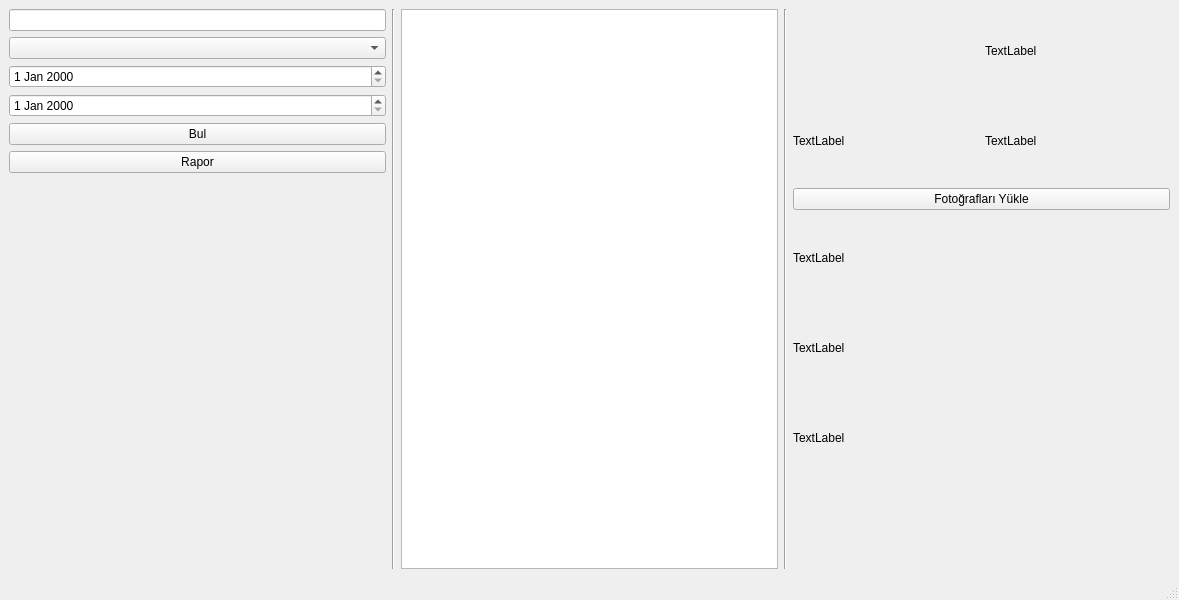
<?xml version="1.0" encoding="UTF-8"?>
<ui version="4.0">
 <class>MainWindow</class>
 <widget class="QMainWindow" name="MainWindow">
  <property name="geometry">
   <rect>
    <x>0</x>
    <y>0</y>
    <width>1179</width>
    <height>600</height>
   </rect>
  </property>
  <property name="windowTitle">
   <string>MainWindow</string>
  </property>
  <widget class="QWidget" name="centralwidget">
   <layout class="QGridLayout" name="gridLayout">
    <item row="0" column="0">
     <layout class="QHBoxLayout" name="horizontalLayout">
      <item>
       <layout class="QVBoxLayout" name="verticalLayout">
        <item>
         <layout class="QVBoxLayout" name="verticalLayout_3">
          <item>
           <widget class="QLineEdit" name="lineEdit">
            <property name="sizePolicy">
             <sizepolicy hsizetype="Preferred" vsizetype="Fixed">
              <horstretch>0</horstretch>
              <verstretch>0</verstretch>
             </sizepolicy>
            </property>
           </widget>
          </item>
          <item>
           <widget class="QComboBox" name="comboBox_user"/>
          </item>
          <item>
           <widget class="QDateEdit" name="dateEdit_start"/>
          </item>
          <item>
           <widget class="QDateEdit" name="dateEdit_end"/>
          </item>
          <item>
           <layout class="QHBoxLayout" name="horizontalLayout_4">
            <item>
             <widget class="QPushButton" name="search">
              <property name="text">
               <string>Bul</string>
              </property>
             </widget>
            </item>
           </layout>
          </item>
          <item>
           <widget class="QPushButton" name="pushButton">
            <property name="text">
             <string>Rapor</string>
            </property>
           </widget>
          </item>
          <item>
           <spacer name="verticalSpacer">
            <property name="orientation">
             <enum>Qt::Vertical</enum>
            </property>
            <property name="sizeHint" stdset="0">
             <size>
              <width>20</width>
              <height>40</height>
             </size>
            </property>
           </spacer>
          </item>
         </layout>
        </item>
       </layout>
      </item>
      <item>
       <widget class="Line" name="line_2">
        <property name="orientation">
         <enum>Qt::Vertical</enum>
        </property>
       </widget>
      </item>
      <item>
       <layout class="QVBoxLayout" name="verticalLayout_4">
        <item>
         <widget class="QListWidget" name="listWidget">
          <property name="sizePolicy">
           <sizepolicy hsizetype="Preferred" vsizetype="Expanding">
            <horstretch>0</horstretch>
            <verstretch>0</verstretch>
           </sizepolicy>
          </property>
         </widget>
        </item>
       </layout>
      </item>
      <item>
       <widget class="Line" name="line">
        <property name="orientation">
         <enum>Qt::Vertical</enum>
        </property>
       </widget>
      </item>
      <item>
       <layout class="QVBoxLayout" name="verticalLayout_2">
        <item>
         <layout class="QHBoxLayout" name="horizontalLayout_3">
          <item>
           <widget class="QLabel" name="pixmap1">
            <property name="text">
             <string/>
            </property>
           </widget>
          </item>
          <item>
           <widget class="QLabel" name="pixmap2">
            <property name="text">
             <string>TextLabel</string>
            </property>
           </widget>
          </item>
         </layout>
        </item>
        <item>
         <layout class="QHBoxLayout" name="horizontalLayout_2">
          <item>
           <widget class="QLabel" name="pixmap3">
            <property name="text">
             <string>TextLabel</string>
            </property>
           </widget>
          </item>
          <item>
           <widget class="QLabel" name="pixmap4">
            <property name="text">
             <string>TextLabel</string>
            </property>
           </widget>
          </item>
         </layout>
        </item>
        <item>
         <widget class="QPushButton" name="download_image">
          <property name="text">
           <string>Fotoğrafları Yükle</string>
          </property>
         </widget>
        </item>
        <item>
         <widget class="QLabel" name="description">
          <property name="text">
           <string>TextLabel</string>
          </property>
         </widget>
        </item>
        <item>
         <widget class="QLabel" name="place">
          <property name="text">
           <string>TextLabel</string>
          </property>
         </widget>
        </item>
        <item>
         <widget class="QLabel" name="time">
          <property name="text">
           <string>TextLabel</string>
          </property>
         </widget>
        </item>
        <item>
         <widget class="QLabel" name="user">
          <property name="text">
           <string/>
          </property>
         </widget>
        </item>
       </layout>
      </item>
     </layout>
    </item>
   </layout>
  </widget>
  <widget class="QMenuBar" name="menubar">
   <property name="geometry">
    <rect>
     <x>0</x>
     <y>0</y>
     <width>1179</width>
     <height>22</height>
    </rect>
   </property>
  </widget>
  <widget class="QStatusBar" name="statusbar"/>
 </widget>
 <resources/>
 <connections/>
</ui>
